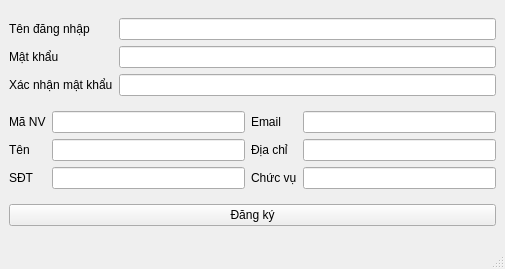
<?xml version="1.0" encoding="UTF-8"?>
<ui version="4.0">
 <class>MainWindow</class>
 <widget class="QMainWindow" name="MainWindow">
  <property name="geometry">
   <rect>
    <x>0</x>
    <y>0</y>
    <width>505</width>
    <height>269</height>
   </rect>
  </property>
  <property name="windowTitle">
   <string>MainWindow</string>
  </property>
  <widget class="QWidget" name="centralwidget">
   <layout class="QGridLayout" name="gridLayout_3">
    <item row="0" column="0">
     <layout class="QGridLayout" name="gridLayout">
      <item row="0" column="0">
       <widget class="QLabel" name="label_6">
        <property name="text">
         <string>Tên đăng nhập</string>
        </property>
       </widget>
      </item>
      <item row="0" column="1">
       <widget class="QLineEdit" name="username"/>
      </item>
      <item row="1" column="0">
       <widget class="QLabel" name="label_8">
        <property name="text">
         <string>Mật khẩu</string>
        </property>
       </widget>
      </item>
      <item row="1" column="1">
       <widget class="QLineEdit" name="password"/>
      </item>
      <item row="2" column="0">
       <widget class="QLabel" name="label_9">
        <property name="text">
         <string>Xác nhận mật khẩu</string>
        </property>
       </widget>
      </item>
      <item row="2" column="1">
       <widget class="QLineEdit" name="password2"/>
      </item>
     </layout>
    </item>
    <item row="1" column="0">
     <layout class="QGridLayout" name="gridLayout_2">
      <item row="0" column="0" colspan="2">
       <widget class="QLabel" name="label_7">
        <property name="text">
         <string>Mã NV</string>
        </property>
       </widget>
      </item>
      <item row="0" column="2">
       <widget class="QLineEdit" name="id_nv">
        <property name="text">
         <string/>
        </property>
       </widget>
      </item>
      <item row="0" column="3">
       <widget class="QLabel" name="label_2">
        <property name="text">
         <string>Email</string>
        </property>
       </widget>
      </item>
      <item row="0" column="4">
       <widget class="QLineEdit" name="email"/>
      </item>
      <item row="1" column="3">
       <widget class="QLabel" name="label_4">
        <property name="text">
         <string>Địa chỉ</string>
        </property>
       </widget>
      </item>
      <item row="1" column="4">
       <widget class="QLineEdit" name="diachi"/>
      </item>
      <item row="2" column="3">
       <widget class="QLabel" name="label_5">
        <property name="text">
         <string>Chức vụ</string>
        </property>
       </widget>
      </item>
      <item row="2" column="4">
       <widget class="QLineEdit" name="chucvu"/>
      </item>
      <item row="1" column="2">
       <widget class="QLineEdit" name="name"/>
      </item>
      <item row="1" column="0" colspan="2">
       <widget class="QLabel" name="label">
        <property name="text">
         <string>Tên</string>
        </property>
       </widget>
      </item>
      <item row="2" column="2">
       <widget class="QLineEdit" name="sdt"/>
      </item>
      <item row="2" column="0" colspan="2">
       <widget class="QLabel" name="label_3">
        <property name="text">
         <string>SĐT</string>
        </property>
       </widget>
      </item>
     </layout>
    </item>
    <item row="2" column="0">
     <widget class="QPushButton" name="dangky_btn">
      <property name="text">
       <string>Đăng ký</string>
      </property>
     </widget>
    </item>
   </layout>
  </widget>
  <widget class="QMenuBar" name="menubar">
   <property name="geometry">
    <rect>
     <x>0</x>
     <y>0</y>
     <width>505</width>
     <height>26</height>
    </rect>
   </property>
  </widget>
  <widget class="QStatusBar" name="statusbar"/>
 </widget>
 <resources/>
 <connections/>
</ui>
